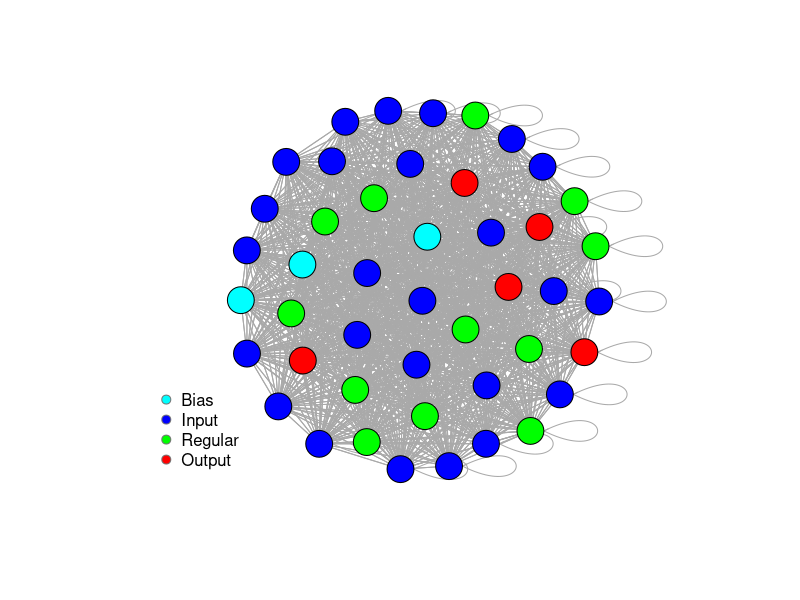

Here is the R script that generated this plot:
#install.packages("igraph")
#install.packages("network") 
#install.packages("sna")
#install.packages("ndtv")

# Load data.
nodes <- read.csv("nodes.csv", header=T, as.is=T)
links <- read.csv("edges.csv", header=T, as.is=T)

# Check data.
head(nodes)
head(links)
nrow(nodes); length(unique(nodes$id))
nrow(links); nrow(unique(links[,c("from", "to")]))

library(igraph)

net <- graph.data.frame(links, nodes, directed=T)
net

E(net)       # The edges of the "net" object
V(net)       # The vertices of the "net" object
E(net)$weight  # Edge attribute "weight"
V(net)$type.label # Vertex attribute "type"

# Removing the loops in the graph.
#net <- simplify(net, remove.multiple = F, remove.loops = T) 

# Generate colors base on neuron type:
colrs <- c("cyan", "blue", "green", "red")
V(net)$color <- colrs[V(net)$type.number]

# The labels are currently node IDs.
# Setting them to NA will render no labels:
V(net)$label <- NA

#change arrow size and edge color:
E(net)$arrow.size <- 0.01
E(net)$edge.color <- "black"

plot(net)
#plot(net,layout=layout_in_circle)
legend(x=-1.5, y=-0.5, c("Bias","Input", "Regular", "Output"), pch=21,
       col="#777777", pt.bg=colrs, pt.cex=1.2, cex=1.0, bty="n", ncol=1)
